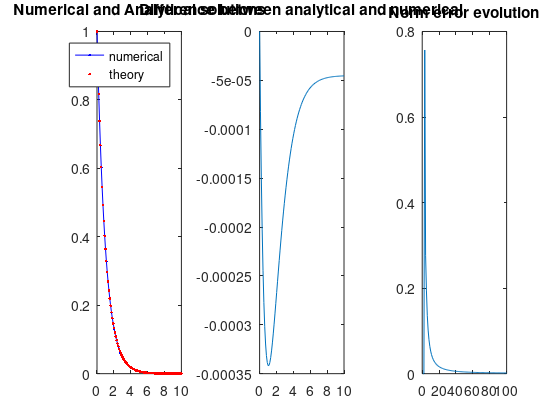

This chart was generated by the following MATLAB code:
   %{

# Solving a linear second order differential equation
   %}

    clear all; clf

    % We are going to resolve a linear second order differential equation : 
    % Loop on number of points to highlight the evolution of the error's norm.
    
    L=10;
    for N=3:100
    % We Create the grid
    x=linspace(0,L,N)';
    h=x(2)-x(1); % the grid size

    % first derivative
    D=zeros(N,N);
    D(1,1:3)=[-3/2, 2, -1/2]/h;
    for ind=2:N-1
        D(ind,ind-1:ind+1)=[-1/2, 0, 1/2]/h;
    end
    D(end,end-2:end)=[1/2, -2, 3/2]/h;

    % second derivative
    DD=zeros(N,N);
    DD(1,1:3)=[1, -2, 1]/h^2;
    for ind=2:N-1
        DD(ind,ind-1:ind+1)=[1, -2, 1]/h^2;
    end
    DD(end,end-2:end)=[1, -2, 1]/h^2;


    % We define the coefficients of the equation :

    a=1;
    b=1;
    c=0*ones(N,1);

    % We factorize f in the equation to create the matrix A, which is necessary to resolve the system

    A=a*D+b*DD;
    I=eye(N);
    A([1,N],:)=I([1,N],:);
    c([1,N])=[1,0];
    f=A\c;
    
    e(N)=norm(f-exp(-x),2);
    
    end
    
    % Plotting the results : 
    
    figure(1)
    subplot(1,3,1)
    plot(x,f,'b.-',x,exp(-x),'r.')
    title('Numerical and Analytical solutions')
    legend('numerical','theory')
    subplot(1,3,2)
    plot(x,f-exp(-x))
    title('Difference between analytical and numerical')
    subplot(1,3,3)
    plot(1:N,e)
    title('Norm error evolution')


    set(gcf,'paperpositionmode','auto')
    print('-dpng','-r80','differential_equation_secondorder.png')
    
    
%{
![Here is the figure](differential_equation_secondorder.png)
%}

